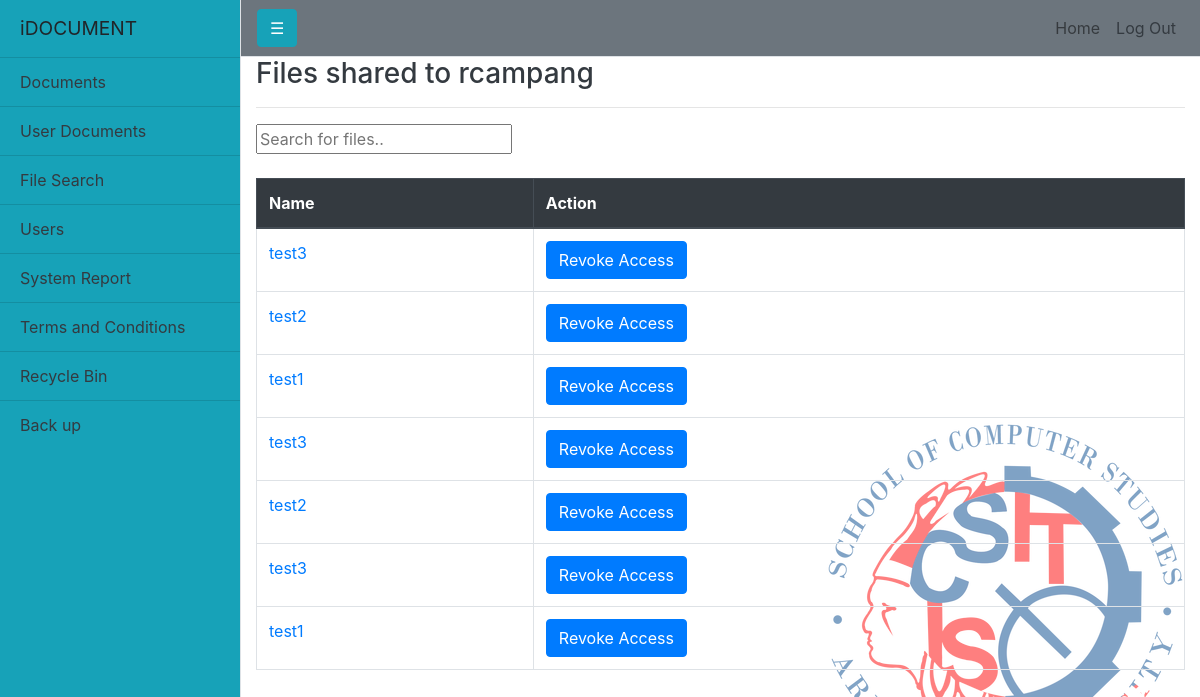
The app's page /view_shared.php?share=rcampang (signed in) with its own data.
### tables this page shows
CREATE TABLE `user_upload` (
  `id` int(11) NOT NULL AUTO_INCREMENT,
  `filename` varchar(500) NOT NULL,
  `filepath` varchar(500) NOT NULL,
  `uploaded_by` varchar(40) NOT NULL,
  `shared_by` varchar(40) DEFAULT NULL,
  `seen` varchar(40) NOT NULL DEFAULT 'no',
  `date_uploaded` varchar(40) DEFAULT current_timestamp(),
  PRIMARY KEY (`id`)
);

### view_shared.php (the view, shortened to what this page needs)
<?php
require 'connection.php';
$authen_uname=$_SESSION['share_user'];
?>
<!DOCTYPE html>
<html lang="en">
	<head>
		<link rel="stylesheet" type="text/css" href="css/navbar.css"/>
		<link rel="stylesheet" type="text/css" href="css/navtop.css"/>
		<link rel="stylesheet" type="text/css" href="css/fileorg.css"/>
		  <link rel="stylesheet" href="../../plugins/fontawesome-free/css/all.min.css">
		<link href="vendor/bootstrap/css/bootstrap.css" rel="stylesheet">
  <link href="css/simple-sidebar.css" rel="stylesheet">
</head>
<body >
     <div class="d-flex" id="wrapper">
    <div class="bg-info border-right" id="sidebar-wrapper">
      <div class="sidebar-heading">iDOCUMENT</div>
      <div class="list-group list-group-flush">
        <a href="subok.php?foldname=" class="text-dark list-group-item list-group-item-action bg-info">Documents</a>
        <a href="userfiles_view.php" class="text-dark list-group-item list-group-item-action bg-info">User Documents</a>
        <a href="search.php" class="text-dark list-group-item list-group-item-action bg-info">File Search</a>
        <a href="userslist.php" class="text-dark list-group-item list-group-item-action bg-info">Users</a>
        <a href="reports.php" class="text-dark list-group-item list-group-item-action bg-info">System Report</a>
        <a href="terms-conditions.php" class="text-dark list-group-item list-group-item-action bg-info">Terms and Conditions</a>
        <a href="trashbin.php" class="text-dark list-group-item list-group-item-action bg-info">Recycle Bin</a>
        <a href="back_up_page.php" class="text-dark list-group-item list-group-item-action bg-info">Back up</a>
      </div>
    </div>
    <div id="page-content-wrapper">
      <nav class="navbar navbar-expand-lg navbar-light bg-secondary border-bottom">
        <button class="btn btn-info" id="menu-toggle">☰ </button>
        <div class="collapse navbar-collapse" id="navbarSupportedContent">
          <ul class="navbar-nav ml-auto mt-2 mt-lg-0">
            <li class="nav-item text-dark">
              <a class="nav-link" href="adminhome.php">Home</a>
            </li>
            <li class="nav-item text-dark">
              <a class="nav-link text-dark"  onClick="return checkDelete()" href="logout.php">Log Out</a>
            </li>
          </ul>
        </div>
      </nav>
<div class="d-flex" id="wrapper">
	<div class="col-md-12 well">
		<h3 class="text-dark">Files shared to <?php echo "$authen_uname"?></h3>
		<hr style="border-top:1px dottec #ccc;">
		<input type="text" id="myInput" onkeyup="myFunction()" placeholder="Search for files.." title="Type in a name">
		<br /><br />
		<table class="table table-bordered">
			<thead class="thead-dark">
				<tr>
					<th>Name</th>
					<th>Action</th>
				</tr>
			</thead>
			<tbody>
				<?php
					$row = $conn->query("SELECT * FROM `user_upload` WHERE uploaded_by = '".$authen_uname."' AND shared_by = 'admin'") or die(mysqli_error());
					while($fetch = $row->fetch_array()){
				?>
					<tr>
						<?php
							$name = explode('/', $fetch['filename']);
							$id = explode('/', $fetch['id']);
							$path = explode('/', $fetch['filepath']);
						?>
						<td><a href="preview.php?file=<?php echo $path[1]?>"target="_blank"><?php echo $fetch['filename']?></a></td>
						<td><a onClick="return checkDelete()" href="revoke_access.php?file=<?php echo $id[0]?>&filename=<?php echo $name[0]?>" class="btn btn-primary">Revoke Access</a></td>
					</tr>
				<?php
					}
				?>
			</tbody>
		</table>
	</div>
</body>
</html>

### css/fileorg.css (style rules this page uses)
body { margin-top:20px; background:#eee; }

### css/simple-sidebar.css (style rules this page uses)
body { overflow-x: hidden; }
#sidebar-wrapper { min-height: 100vh; margin-left: -15rem; -webkit-transition: margin .25s ease-out; -moz-transition: margin .25s ease-out; -o-transition: margin .25s ease-out; transition: margin .25s ease-out; }
#sidebar-wrapper .sidebar-heading { padding: 0.875rem 1.25rem; font-size: 1.2rem; }
#sidebar-wrapper .list-group { width: 15rem; }
#page-content-wrapper { min-width: 100vw; }
@media (min-width: 768px) { #sidebar-wrapper { margin-left: 0; } }
@media (min-width: 768px) { #page-content-wrapper { min-width: 0; width: 100%; } }

### records on screen
user_upload: filename "test3"
user_upload: filename "test2"
user_upload: filename "test1"
user_upload: filename "test3"
user_upload: filename "test2"
user_upload: filename "test3"
user_upload: filename "test1"

### other values on screen
$authen_uname "rcampang"
